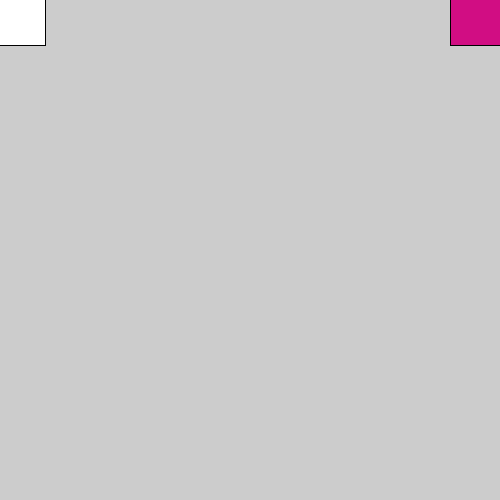
Frame 1 (no input)
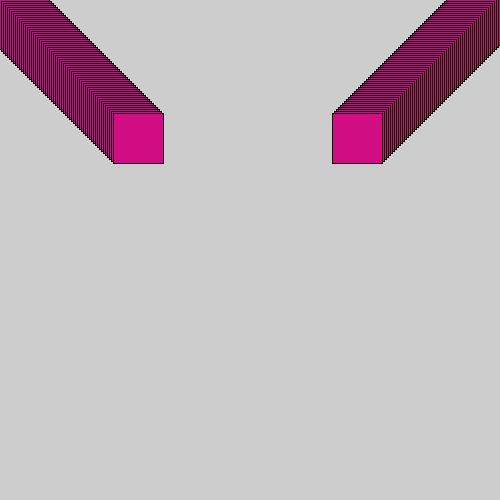
Frame 60 (the mouse pressed at the canvas centre just before this capture)
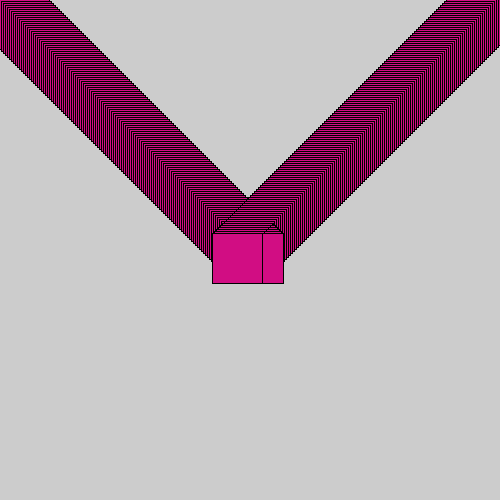
Frame 120 (the mouse held since frame 60 and released just before this capture)

The Processing sketch that drew these frames (run headless with seeded random() and noise(); from frame 60 on, the mouse is pressed at the canvas centre):

// Processing sketch: processing_172676
// ── processing_172676.pde

int shiro1=-5;
int shiro2=-5;
int shiro3=450;
int shiro4=-5;

void setup(){
  size(500,500);
}
void draw (){
  rectMode (CORNER);
  rect(shiro1,shiro2,50,50);
  fill(#D10D83);
rect(shiro3,shiro4,50,50);

shiro1=shiro1 +2;
shiro2=shiro2 +2;
shiro3=shiro3 -2;
shiro4=shiro4 +2;
}
